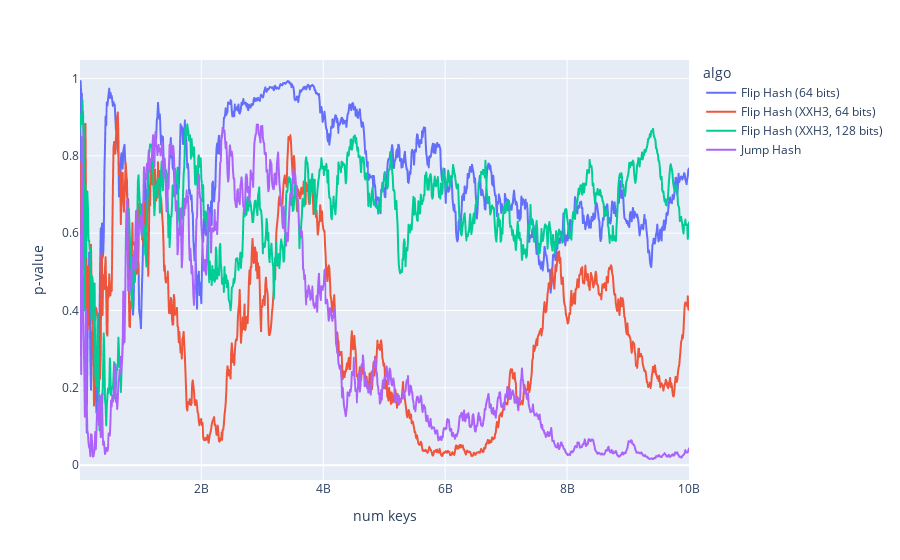

This figure's notebook cell:
### Markdown cell above
# p-values of the Chi-Squared test for uniformity

### Code cell
px.line(df, x="num keys", y="p-value", color="algo")

### Figure 1 — Plotly figure (JSON) as saved in the notebook; plotly's stock layout.template omitted (floating-point values rounded to 4 significant figures; data arrays with more than 128 entries replaced by an {"elided": "..."} marker saying what was removed)
{"data": [{"hovertemplate": "algo=Flip Hash (64 bits)<br>num keys=%{x}<br>p-value=%{y}<extra></extra>", "legendgroup": "Flip Hash (64 bits)", "line": {"color": "#636efa", "dash": "solid"}, "marker": {"symbol": "circle"}, "mode": "lines", "name": "Flip Hash (64 bits)", "showlegend": true, "type": "scattergl", "x": {"elided": "1000 int values"}, "xaxis": "x", "y": {"elided": "1000 float values"}, "yaxis": "y"}, {"hovertemplate": "algo=Flip Hash (XXH3, 64 bits)<br>num keys=%{x}<br>p-value=%{y}<extra></extra>", "legendgroup": "Flip Hash (XXH3, 64 bits)", "line": {"color": "#EF553B", "dash": "solid"}, "marker": {"symbol": "circle"}, "mode": "lines", "name": "Flip Hash (XXH3, 64 bits)", "showlegend": true, "type": "scattergl", "x": {"elided": "1000 int values"}, "xaxis": "x", "y": {"elided": "1000 float values"}, "yaxis": "y"}, {"hovertemplate": "algo=Flip Hash (XXH3, 128 bits)<br>num keys=%{x}<br>p-value=%{y}<extra></extra>", "legendgroup": "Flip Hash (XXH3, 128 bits)", "line": {"color": "#00cc96", "dash": "solid"}, "marker": {"symbol": "circle"}, "mode": "lines", "name": "Flip Hash (XXH3, 128 bits)", "showlegend": true, "type": "scattergl", "x": {"elided": "1000 int values"}, "xaxis": "x", "y": {"elided": "1000 float values"}, "yaxis": "y"}, {"hovertemplate": "algo=Jump Hash<br>num keys=%{x}<br>p-value=%{y}<extra></extra>", "legendgroup": "Jump Hash", "line": {"color": "#ab63fa", "dash": "solid"}, "marker": {"symbol": "circle"}, "mode": "lines", "name": "Jump Hash", "showlegend": true, "type": "scattergl", "x": {"elided": "1000 int values"}, "xaxis": "x", "y": {"elided": "1000 float values"}, "yaxis": "y"}], "layout": {"legend": {"title": {"text": "algo"}, "tracegroupgap": 0}, "margin": {"t": 60}, "xaxis": {"anchor": "y", "domain": [0, 1], "title": {"text": "num keys"}}, "yaxis": {"anchor": "x", "domain": [0, 1], "title": {"text": "p-value"}}}}
